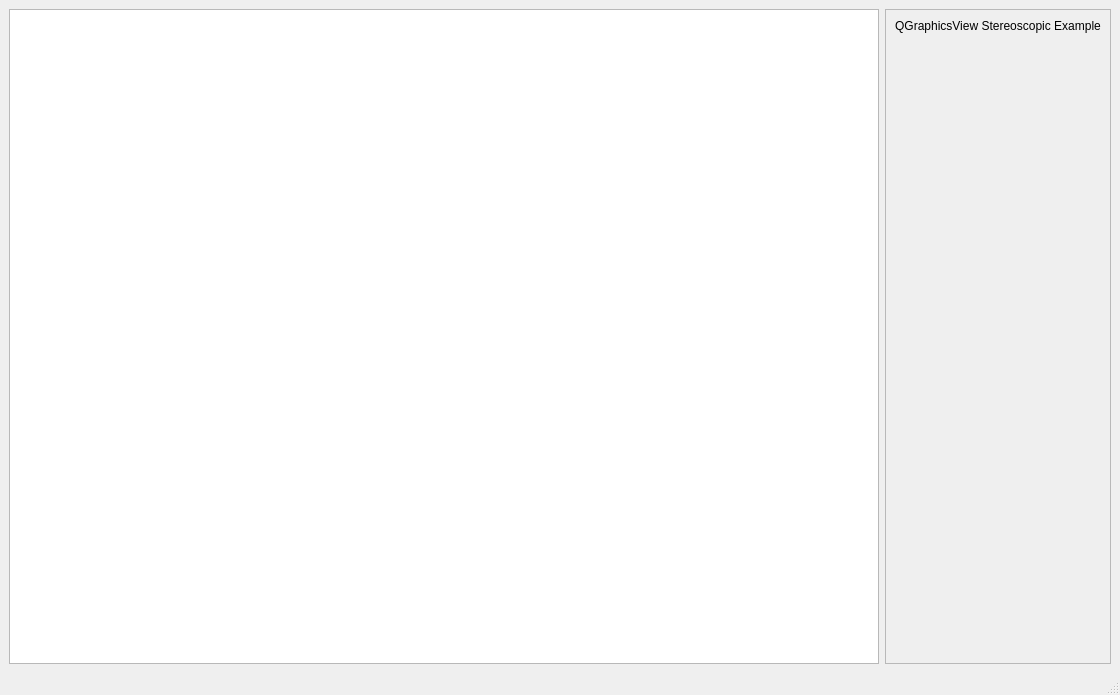
<?xml version="1.0" encoding="UTF-8"?>
<ui version="4.0">
 <class>MainWindow</class>
 <widget class="QMainWindow" name="MainWindow">
  <property name="geometry">
   <rect>
    <x>0</x>
    <y>0</y>
    <width>1120</width>
    <height>695</height>
   </rect>
  </property>
  <property name="windowTitle">
   <string>MainWindow</string>
  </property>
  <widget class="QWidget" name="centralwidget">
   <layout class="QHBoxLayout" name="horizontalLayout">
    <item>
     <widget class="MyGraphicsView" name="graphicsView">
      <property name="sizePolicy">
       <sizepolicy hsizetype="MinimumExpanding" vsizetype="MinimumExpanding">
        <horstretch>0</horstretch>
        <verstretch>0</verstretch>
       </sizepolicy>
      </property>
      <property name="minimumSize">
       <size>
        <width>0</width>
        <height>0</height>
       </size>
      </property>
      <property name="sizeAdjustPolicy">
       <enum>QAbstractScrollArea::AdjustToContentsOnFirstShow</enum>
      </property>
     </widget>
    </item>
    <item>
     <widget class="QFrame" name="frame">
      <property name="sizePolicy">
       <sizepolicy hsizetype="Preferred" vsizetype="Preferred">
        <horstretch>0</horstretch>
        <verstretch>0</verstretch>
       </sizepolicy>
      </property>
      <property name="frameShape">
       <enum>QFrame::StyledPanel</enum>
      </property>
      <property name="frameShadow">
       <enum>QFrame::Raised</enum>
      </property>
      <layout class="QVBoxLayout" name="verticalLayout">
       <item>
        <widget class="QLabel" name="label">
         <property name="text">
          <string>QGraphicsView Stereoscopic Example</string>
         </property>
         <property name="alignment">
          <set>Qt::AlignCenter</set>
         </property>
        </widget>
       </item>
       <item>
        <spacer name="verticalSpacer">
         <property name="orientation">
          <enum>Qt::Vertical</enum>
         </property>
         <property name="sizeHint" stdset="0">
          <size>
           <width>20</width>
           <height>40</height>
          </size>
         </property>
        </spacer>
       </item>
      </layout>
     </widget>
    </item>
   </layout>
  </widget>
  <widget class="QMenuBar" name="menubar">
   <property name="geometry">
    <rect>
     <x>0</x>
     <y>0</y>
     <width>1120</width>
     <height>21</height>
    </rect>
   </property>
  </widget>
  <widget class="QStatusBar" name="statusbar"/>
 </widget>
 <customwidgets>
  <customwidget>
   <class>MyGraphicsView</class>
   <extends>QGraphicsView</extends>
   <header>mygraphicsview.h</header>
  </customwidget>
 </customwidgets>
 <resources/>
 <connections/>
</ui>
